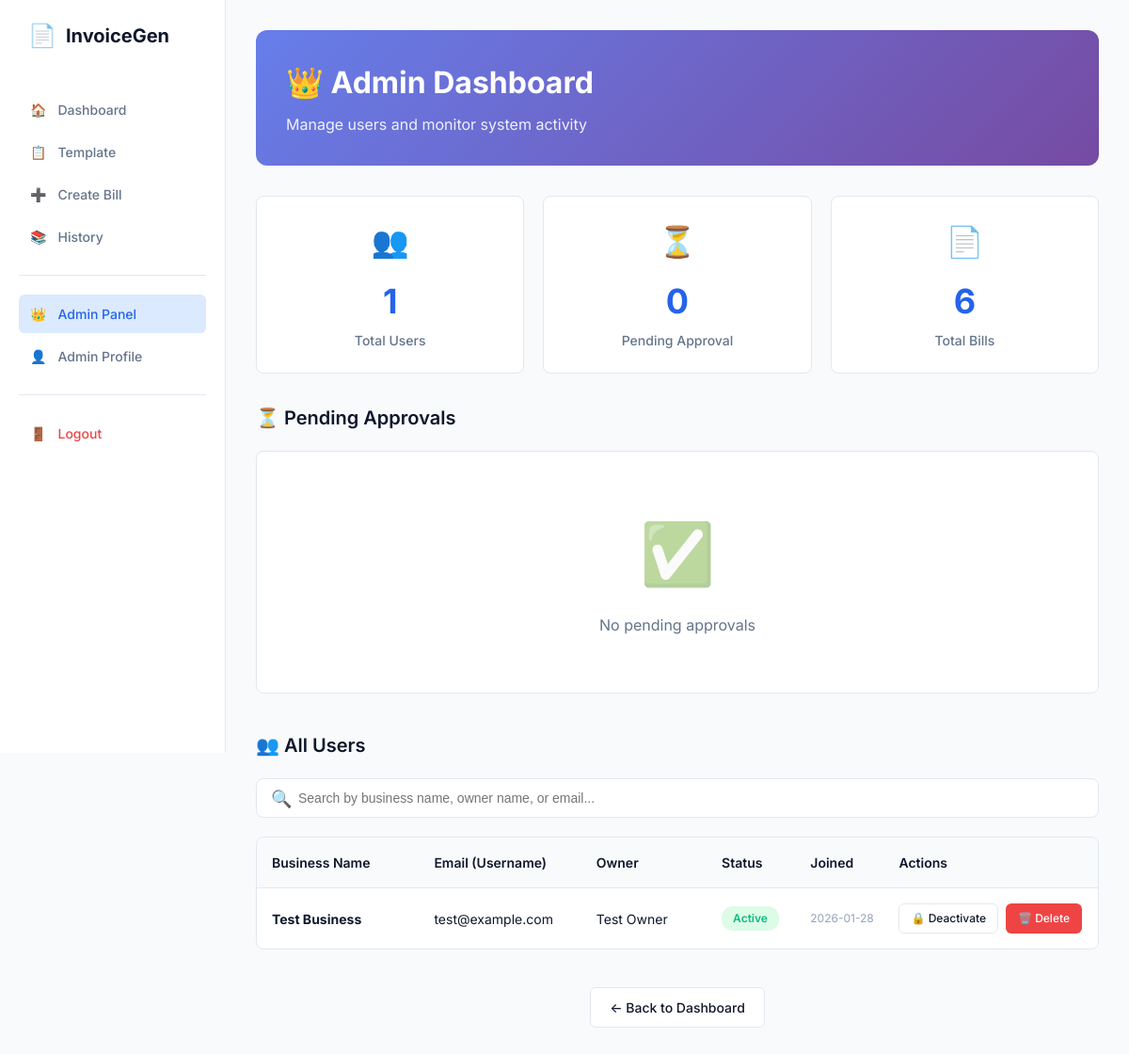
The page /admin/dashboard (signed in) on the database its author committed.
### tables this page shows
CREATE TABLE users (
            id INTEGER PRIMARY KEY AUTOINCREMENT,
            email TEXT UNIQUE NOT NULL,
            password_hash TEXT NOT NULL,
            business_name TEXT NOT NULL,
            business_address TEXT NOT NULL,
            owner_name TEXT NOT NULL,
            mobile TEXT NOT NULL,
            gst_number TEXT,
            gst_verified INTEGER DEFAULT 0,
            is_admin INTEGER DEFAULT 0,
            is_approved INTEGER DEFAULT 0,
            is_active INTEGER DEFAULT 1,
            created_at TIMESTAMP DEFAULT CURRENT_TIMESTAMP,
            approved_at TIMESTAMP,
            approved_by INTEGER,
            FOREIGN KEY (approved_by) REFERENCES users (id)
        );

### app.py (the view)
@app.route('/admin/dashboard')
@admin_required
def admin_dashboard():
    user = get_current_user()
    db = get_db()
    total_users = db.execute('SELECT COUNT(*) as count FROM users WHERE is_admin = 0').fetchone()['count']
    pending_users = db.execute('SELECT COUNT(*) as count FROM users WHERE is_approved = 0 AND is_admin = 0').fetchone()['count']
    total_bills = db.execute('SELECT COUNT(*) as count FROM bills').fetchone()['count']
    pending = db.execute('''
        SELECT * FROM users
        WHERE is_approved = 0 AND is_admin = 0
        ORDER BY created_at DESC
    ''').fetchall()
    all_users = db.execute('''
        SELECT * FROM users
        WHERE is_admin = 0
        ORDER BY created_at DESC
    ''').fetchall()
    db.close()
    return render_template('admin_dashboard.html',
                         user=user,
                         total_users=total_users,
                         pending_users=pending_users,
                         total_bills=total_bills,
                         pending=pending,
                         all_users=all_users)

### app.py (called while the page is built)
def get_db():
    db = sqlite3.connect('invoice.db')
    db.row_factory = sqlite3.Row
    return db

### auth.py (called while the page is built)
def get_db():
    db = sqlite3.connect('invoice.db')
    db.row_factory = sqlite3.Row
    return db

def admin_required(f):
    @wraps(f)
    def decorated_function(*args, **kwargs):
        if 'user_id' not in session:
            flash('Please login to access this page', 'warning')
            return redirect(url_for('login'))
        db = get_db()
        user = db.execute('SELECT * FROM users WHERE id = ?', (session['user_id'],)).fetchone()
        db.close()
        if not user or not user['is_admin']:
            flash('Admin access required', 'error')
            return redirect(url_for('index'))
        return f(*args, **kwargs)
    return decorated_function

def get_current_user():
    if 'user_id' not in session:
        return None
    db = get_db()
    user = db.execute('SELECT * FROM users WHERE id = ?', (session['user_id'],)).fetchone()
    db.close()
    return user

### templates/admin_dashboard.html (shortened to what this page needs)
{% extends "base.html" %}
{% block content %}
<div class="admin-header"
    style="background: linear-gradient(135deg, #667eea 0%, #764ba2 100%); color: white; padding: 32px; border-radius: 12px; margin-bottom: 32px;">
    <h1 style="font-size: 32px; font-weight: 700; margin-bottom: 8px;">👑 Admin Dashboard</h1>
    <p style="opacity: 0.9; font-size: 16px;">Manage users and monitor system activity</p>
</div>
<div class="stats-grid"
    style="display: grid; grid-template-columns: repeat(auto-fit, minmax(200px, 1fr)); gap: 20px; margin-bottom: 32px;">
    <div class="stat-card"
        style="background: white; border: 1px solid var(--border-color); border-radius: 8px; padding: 24px; text-align: center;">
        <div style="font-size: 32px; margin-bottom: 12px;">👥</div>
        <div style="font-size: 36px; font-weight: 700; color: var(--brand-primary); margin-bottom: 4px;">{{ total_users
            }}</div>
        <div style="color: var(--text-secondary); font-size: 14px; font-weight: 500;">Total Users</div>
    </div>
    <div class="stat-card"
        style="background: white; border: 1px solid var(--border-color); border-radius: 8px; padding: 24px; text-align: center;">
        <div style="font-size: 32px; margin-bottom: 12px;">⏳</div>
        <div style="font-size: 36px; font-weight: 700; color: var(--brand-primary); margin-bottom: 4px;">{{
            pending_users }}</div>
        <div style="color: var(--text-secondary); font-size: 14px; font-weight: 500;">Pending Approval</div>
    </div>
    <div class="stat-card"
        style="background: white; border: 1px solid var(--border-color); border-radius: 8px; padding: 24px; text-align: center;">
        <div style="font-size: 32px; margin-bottom: 12px;">📄</div>
        <div style="font-size: 36px; font-weight: 700; color: var(--brand-primary); margin-bottom: 4px;">{{ total_bills
            }}</div>
        <div style="color: var(--text-secondary); font-size: 14px; font-weight: 500;">Total Bills</div>
    </div>
</div>
<div style="margin-bottom: 40px;">
    <h2 style="font-size: 20px; font-weight: 600; margin-bottom: 20px;">⏳ Pending Approvals</h2>
    <div class="users-table"
        style="background: white; border: 1px solid var(--border-color); border-radius: 8px; overflow: hidden;">
        {% if pending %}
        <div class="table-header">
            <div>Business Name</div>
            <div>Email</div>
            <div>Owner</div>
            <div>GST</div>
            <div>Registered</div>
            <div>Actions</div>
        </div>
        {% for user in pending %}
        <div class="table-row">
            <div><strong>{{ user.business_name }}</strong></div>
            <div>{{ user.email }}</div>
            <div>{{ user.owner_name }}</div>
            <div>
                {% if user.gst_verified %}
                <span class="badge badge-success"
                    style="display: inline-block; padding: 4px 12px; border-radius: 12px; font-size: 12px; font-weight: 600; background: var(--success-bg); color: var(--success);">✓
                    Verified</span>
                {% else %}
                <span class="badge badge-warning"
                    style="display: inline-block; padding: 4px 12px; border-radius: 12px; font-size: 12px; font-weight: 600; background: var(--warning-bg); color: var(--warning);">Not
                    Verified</span>
                {% endif %}
            </div>
            <div style="font-size: 12px; color: var(--text-muted);">{{ user.created_at[:10] }}</div>
            <div style="display: flex; gap: 8px;">
                <a href="{{ url_for('approve_user', user_id=user.id) }}" class="btn btn-success btn-small"
                    style="padding: 6px 12px; font-size: 12px; background: var(--success); color: white; text-decoration: none; border-radius: 6px;"
                    onclick="return confirm('Approve {{ user.business_name }}?')">✓ Approve</a>
                <a href="{{ url_for('reject_user', user_id=user.id) }}" class="btn btn-danger btn-small"
                    style="padding: 6px 12px; font-size: 12px; background: var(--error); color: white; text-decoration: none; border-radius: 6px;"
                    onclick="return confirm('Reject and delete {{ user.business_name }}?')">✗ Reject</a>
            </div>
        </div>
        {% endfor %}
        {% else %}
        <div style="text-align: center; padding: 60px 20px; color: var(--text-secondary);">
            <div style="font-size: 64px; margin-bottom: 16px; opacity: 0.5;">✅</div>
            <p>No pending approvals</p>
        </div>
        {% endif %}
    </div>
</div>
<div>
    <h2 style="font-size: 20px; font-weight: 600; margin-bottom: 20px;">👥 All Users</h2>
    <div class="search-box">
        <span class="search-icon">🔍</span>
        <input type="text" id="userSearch" class="search-input"
            placeholder="Search by business name, owner name, or email...">
    </div>
    <div class="users-table"
        style="background: white; border: 1px solid var(--border-color); border-radius: 8px; overflow: hidden;">
        {% if all_users %}
        <div class="table-header">
            <div>Business Name</div>
            <div>Email (Username)</div>
            <div>Owner</div>
            <div>Status</div>
            <div>Joined</div>
            <div>Actions</div>
        </div>
        <div id="usersList">
            {% for user in all_users %}
            <div class="table-row user-row" data-business="{{ user.business_name|lower }}"
                data-owner="{{ user.owner_name|lower }}" data-email="{{ user.email|lower }}">
                <div><strong>{{ user.business_name }}</strong></div>
                <div>{{ user.email }}</div>
                <div>{{ user.owner_name }}</div>
                <div>
                    {% if user.is_approved and user.is_active %}
                    <span class="badge badge-success"
                        style="display: inline-block; padding: 4px 12px; border-radius: 12px; font-size: 12px; font-weight: 600; background: var(--success-bg); color: var(--success);">Active</span>
                    {% elif not user.is_approved %}
                    <span class="badge badge-warning"
                        style="display: inline-block; padding: 4px 12px; border-radius: 12px; font-size: 12px; font-weight: 600; background: var(--warning-bg); color: var(--warning);">Pending</span>
                    {% else %}
                    <span class="badge badge-error"
                        style="display: inline-block; padding: 4px 12px; border-radius: 12px; font-size: 12px; font-weight: 600; background: var(--error-bg); color: var(--error);">Inactive</span>
                    {% endif %}
                </div>
                <div style="font-size: 12px; color: var(--text-muted);">{{ user.created_at[:10] }}</div>
                <div style="display: flex; gap: 8px; flex-wrap: wrap;">
                    {% if user.is_approved and not user.is_admin %}
                    <a href="{{ url_for('toggle_user_active', user_id=user.id) }}" class="btn btn-secondary btn-small"
                        style="padding: 6px 12px; font-size: 12px; text-decoration: none; border-radius: 6px;"
                        onclick="return confirm('{% if user.is_active %}Deactivate{% else %}Activate{% endif %} {{ user.business_name }}?')">
                        {% if user.is_active %}🔒 Deactivate{% else %}🔓 Activate{% endif %}
                    </a>
                    <a href="{{ url_for('delete_user', user_id=user.id) }}" class="btn btn-danger btn-small"
                        style="padding: 6px 12px; font-size: 12px; background: var(--error); color: white; text-decoration: none; border-radius: 6px;"
                        onclick="return confirm('Permanently delete {{ user.business_name }}? This cannot be undone!')">🗑️
                        Delete</a>
                    {% elif user.is_admin %}
                    <span style="font-size: 12px; color: var(--text-muted);">Admin Account</span>
                    {% endif %}
                </div>
            </div>
            {% endfor %}
        </div>
        {% else %}
        <div style="text-align: center; padding: 60px 20px; color: var(--text-secondary);">
            <div style="font-size: 64px; margin-bottom: 16px; opacity: 0.5;">👥</div>
            <p>No users registered yet</p>
        </div>
        {% endif %}
    </div>
</div>
<div style="text-align: center; margin-top: 40px;">
    <a href="{{ url_for('index') }}" class="btn btn-secondary" style="text-decoration: none;">← Back to Dashboard</a>
</div>
{% endblock %}

### static/css/style.css (style rules this page uses)
:root { --bg-primary: #f8fafc; --bg-secondary: #ffffff; --bg-card: #ffffff; --bg-input: #ffffff; --brand-primary: #2563eb; --brand-dark: #1e40af; --brand-light: #dbeafe; --text-primary: #0f172a; --text-secondary: #64748b; --text-muted: #94a3b8; --border-color: #e2e8f0; --border-focus: #2563eb; --success: #10b981; --success-bg: #dcfce7; --warning: #f59e0b; --warning-bg: #fef3c7; --error: #ef4444; --error-bg: #fee2e2; --radius-sm: 4px; --radius-md: 6px; --radius-lg: 8px; --shadow-sm: 0 1px 2px 0 rgba(0, 0, 0, 0.05); --shadow-md: 0 4px 6px -1px rgba(0, 0, 0, 0.1); --font-family: 'Inter', system-ui, -apple-system, sans-serif; }
*, *::before, *::after { box-sizing: border-box; margin: 0; padding: 0; }
body { font-family: var(--font-family); background: var(--bg-primary); color: var(--text-primary); line-height: 1.5; -webkit-font-smoothing: antialiased; }
a { text-decoration: none; color: inherit; }
.btn { display: inline-flex; align-items: center; justify-content: center; gap: 8px; padding: 10px 20px; border-radius: var(--radius-md); font-weight: 500; font-size: 14px; cursor: pointer; border: 1px solid transparent; transition: all 0.2s; }
.btn-secondary { background: white; border-color: var(--border-color); color: var(--text-primary); }

### templates/admin_dashboard.html (style rules this page uses)
.search-box { position: relative; margin-bottom: 20px; }
.search-input { width: 100%; padding: 12px 16px 12px 44px; border: 1px solid var(--border-color); border-radius: 8px; font-size: 14px; }
.search-icon { position: absolute; left: 16px; top: 50%; transform: translateY(-50%); font-size: 18px; }
.table-header { background: var(--bg-primary); padding: 16px; font-weight: 600; font-size: 14px; display: grid; grid-template-columns: 2fr 2fr 1.5fr 1fr 1fr 2.5fr; gap: 16px; }
.table-row { padding: 16px; border-top: 1px solid var(--border-color); display: grid; grid-template-columns: 2fr 2fr 1.5fr 1fr 1fr 2.5fr; gap: 16px; align-items: center; font-size: 14px; }

### rows shown on the page
users: business_name "Test Business", email "test@example.com", owner_name "Test Owner", is_approved "Active", created_at "2026-01-28", is_active "🔒 Deactivate"

### other values the page prints
{{ total_users }} "1"
{{ pending_users }} "0"
{{ total_bills }} "6"
